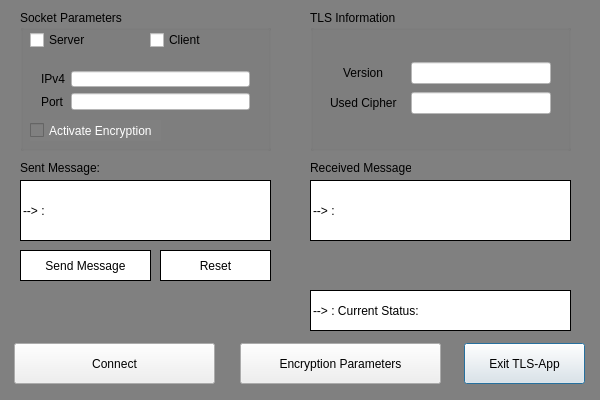
<?xml version="1.0" encoding="UTF-8"?>
<ui version="4.0">
 <class>TLSApplikationClass</class>
 <widget class="QDialog" name="TLSApplikationClass">
  <property name="geometry">
   <rect>
    <x>0</x>
    <y>0</y>
    <width>600</width>
    <height>400</height>
   </rect>
  </property>
  <property name="minimumSize">
   <size>
    <width>600</width>
    <height>400</height>
   </size>
  </property>
  <property name="maximumSize">
   <size>
    <width>600</width>
    <height>400</height>
   </size>
  </property>
  <property name="windowTitle">
   <string>TLSApplikation</string>
  </property>
  <property name="styleSheet">
   <string notr="true">QDialog {
	background-color: grey;
}</string>
  </property>
  <widget class="QGroupBox" name="SocketParam">
   <property name="geometry">
    <rect>
     <x>20</x>
     <y>10</y>
     <width>251</width>
     <height>141</height>
    </rect>
   </property>
   <property name="title">
    <string>Socket Parameters</string>
   </property>
   <widget class="QWidget" name="formLayoutWidget">
    <property name="geometry">
     <rect>
      <x>10</x>
      <y>50</y>
      <width>231</width>
      <height>61</height>
     </rect>
    </property>
    <layout class="QFormLayout" name="formLayout">
     <item row="0" column="0">
      <widget class="QLabel" name="label">
       <property name="text">
        <string>IPv4</string>
       </property>
      </widget>
     </item>
     <item row="1" column="0">
      <widget class="QLabel" name="label_2">
       <property name="text">
        <string>Port</string>
       </property>
      </widget>
     </item>
     <item row="0" column="1">
      <widget class="QLineEdit" name="IPv4">
       <property name="styleSheet">
        <string notr="true">QLineEdit {
	background-color: white;
	color: black;
}</string>
       </property>
      </widget>
     </item>
     <item row="1" column="1">
      <widget class="QLineEdit" name="Port">
       <property name="styleSheet">
        <string notr="true">QLineEdit {
	background-color: white;
	color: black;
}</string>
       </property>
      </widget>
     </item>
    </layout>
   </widget>
   <widget class="QCheckBox" name="IsServer">
    <property name="geometry">
     <rect>
      <x>10</x>
      <y>20</y>
      <width>111</width>
      <height>20</height>
     </rect>
    </property>
    <property name="text">
     <string>Server</string>
    </property>
   </widget>
   <widget class="QCheckBox" name="IsClient">
    <property name="geometry">
     <rect>
      <x>130</x>
      <y>20</y>
      <width>111</width>
      <height>20</height>
     </rect>
    </property>
    <property name="text">
     <string>Client</string>
    </property>
   </widget>
   <widget class="QCheckBox" name="IsEncrypted">
    <property name="geometry">
     <rect>
      <x>10</x>
      <y>110</y>
      <width>131</width>
      <height>21</height>
     </rect>
    </property>
    <property name="styleSheet">
     <string notr="true">QCheckBox {
	background-color: grey;
	color: white;
}</string>
    </property>
    <property name="text">
     <string>Activate Encryption</string>
    </property>
   </widget>
  </widget>
  <widget class="QGroupBox" name="groupBox_2">
   <property name="geometry">
    <rect>
     <x>310</x>
     <y>10</y>
     <width>261</width>
     <height>141</height>
    </rect>
   </property>
   <property name="title">
    <string>TLS Information</string>
   </property>
   <widget class="QWidget" name="formLayoutWidget_2">
    <property name="geometry">
     <rect>
      <x>10</x>
      <y>22</y>
      <width>241</width>
      <height>111</height>
     </rect>
    </property>
    <layout class="QFormLayout" name="formLayout_2">
     <property name="labelAlignment">
      <set>Qt::AlignmentFlag::AlignCenter</set>
     </property>
     <property name="formAlignment">
      <set>Qt::AlignmentFlag::AlignCenter</set>
     </property>
     <property name="horizontalSpacing">
      <number>14</number>
     </property>
     <property name="verticalSpacing">
      <number>8</number>
     </property>
     <property name="leftMargin">
      <number>10</number>
     </property>
     <property name="topMargin">
      <number>10</number>
     </property>
     <property name="rightMargin">
      <number>10</number>
     </property>
     <property name="bottomMargin">
      <number>10</number>
     </property>
     <item row="0" column="0">
      <widget class="QLabel" name="label_3">
       <property name="text">
        <string>Version</string>
       </property>
      </widget>
     </item>
     <item row="0" column="1">
      <widget class="QLineEdit" name="TLS_version">
       <property name="styleSheet">
        <string notr="true">QLineEdit {
	background-color: white;
	color: black;
}</string>
       </property>
       <property name="readOnly">
        <bool>true</bool>
       </property>
      </widget>
     </item>
     <item row="1" column="0">
      <widget class="QLabel" name="label_4">
       <property name="text">
        <string>Used Cipher</string>
       </property>
      </widget>
     </item>
     <item row="1" column="1">
      <widget class="QLineEdit" name="TLS_used_cipher">
       <property name="styleSheet">
        <string notr="true">QLineEdit {
	background-color: white;
	color: black;
}</string>
       </property>
       <property name="readOnly">
        <bool>true</bool>
       </property>
      </widget>
     </item>
    </layout>
   </widget>
  </widget>
  <widget class="QPushButton" name="ExitAppButton">
   <property name="geometry">
    <rect>
     <x>464</x>
     <y>343</y>
     <width>121</width>
     <height>41</height>
    </rect>
   </property>
   <property name="text">
    <string>Exit TLS-App</string>
   </property>
  </widget>
  <widget class="QLineEdit" name="lineEdit_3">
   <property name="geometry">
    <rect>
     <x>20</x>
     <y>180</y>
     <width>251</width>
     <height>61</height>
    </rect>
   </property>
   <property name="styleSheet">
    <string notr="true">QLineEdit {
	background-color: white;
	border: 1px solid black;
	color: black;
}</string>
   </property>
   <property name="text">
    <string>--&gt; :</string>
   </property>
  </widget>
  <widget class="QLineEdit" name="lineEdit_4">
   <property name="geometry">
    <rect>
     <x>310</x>
     <y>180</y>
     <width>261</width>
     <height>61</height>
    </rect>
   </property>
   <property name="styleSheet">
    <string notr="true">QLineEdit {
	background-color: white;
	border: 1px solid black;
	color: black;
}</string>
   </property>
   <property name="text">
    <string>--&gt; :</string>
   </property>
   <property name="readOnly">
    <bool>true</bool>
   </property>
  </widget>
  <widget class="QLabel" name="label_5">
   <property name="geometry">
    <rect>
     <x>20</x>
     <y>160</y>
     <width>81</width>
     <height>16</height>
    </rect>
   </property>
   <property name="text">
    <string>Sent Message:</string>
   </property>
  </widget>
  <widget class="QLabel" name="label_6">
   <property name="geometry">
    <rect>
     <x>310</x>
     <y>160</y>
     <width>101</width>
     <height>16</height>
    </rect>
   </property>
   <property name="text">
    <string>Received Message:</string>
   </property>
  </widget>
  <widget class="QPushButton" name="SendMessage">
   <property name="geometry">
    <rect>
     <x>20</x>
     <y>250</y>
     <width>131</width>
     <height>31</height>
    </rect>
   </property>
   <property name="styleSheet">
    <string notr="true">QPushButton {
	background-color: white;
	border: 1px solid black;
	color: black;
}</string>
   </property>
   <property name="text">
    <string>Send Message</string>
   </property>
  </widget>
  <widget class="QPushButton" name="Connect">
   <property name="geometry">
    <rect>
     <x>14</x>
     <y>343</y>
     <width>201</width>
     <height>41</height>
    </rect>
   </property>
   <property name="text">
    <string>Connect</string>
   </property>
  </widget>
  <widget class="QPushButton" name="EncryptionParam">
   <property name="geometry">
    <rect>
     <x>240</x>
     <y>343</y>
     <width>201</width>
     <height>41</height>
    </rect>
   </property>
   <property name="text">
    <string>Encryption Parameters</string>
   </property>
  </widget>
  <widget class="QPushButton" name="ResetMessage">
   <property name="geometry">
    <rect>
     <x>160</x>
     <y>250</y>
     <width>111</width>
     <height>31</height>
    </rect>
   </property>
   <property name="styleSheet">
    <string notr="true">QPushButton {
	background-color: white;
	border: 1px solid black;
	color: black;
}</string>
   </property>
   <property name="text">
    <string>Reset</string>
   </property>
  </widget>
  <widget class="QLineEdit" name="CurrentStatus">
   <property name="geometry">
    <rect>
     <x>310</x>
     <y>290</y>
     <width>261</width>
     <height>41</height>
    </rect>
   </property>
   <property name="styleSheet">
    <string notr="true">QLineEdit {
	background-color: white;
	border: 1px solid black;
	color: black;
}</string>
   </property>
   <property name="text">
    <string>--&gt; : Current Status: </string>
   </property>
   <property name="readOnly">
    <bool>true</bool>
   </property>
  </widget>
 </widget>
 <layoutdefault spacing="6" margin="11"/>
 <resources>
  <include location="TLSApplikation.qrc"/>
 </resources>
 <connections/>
</ui>
